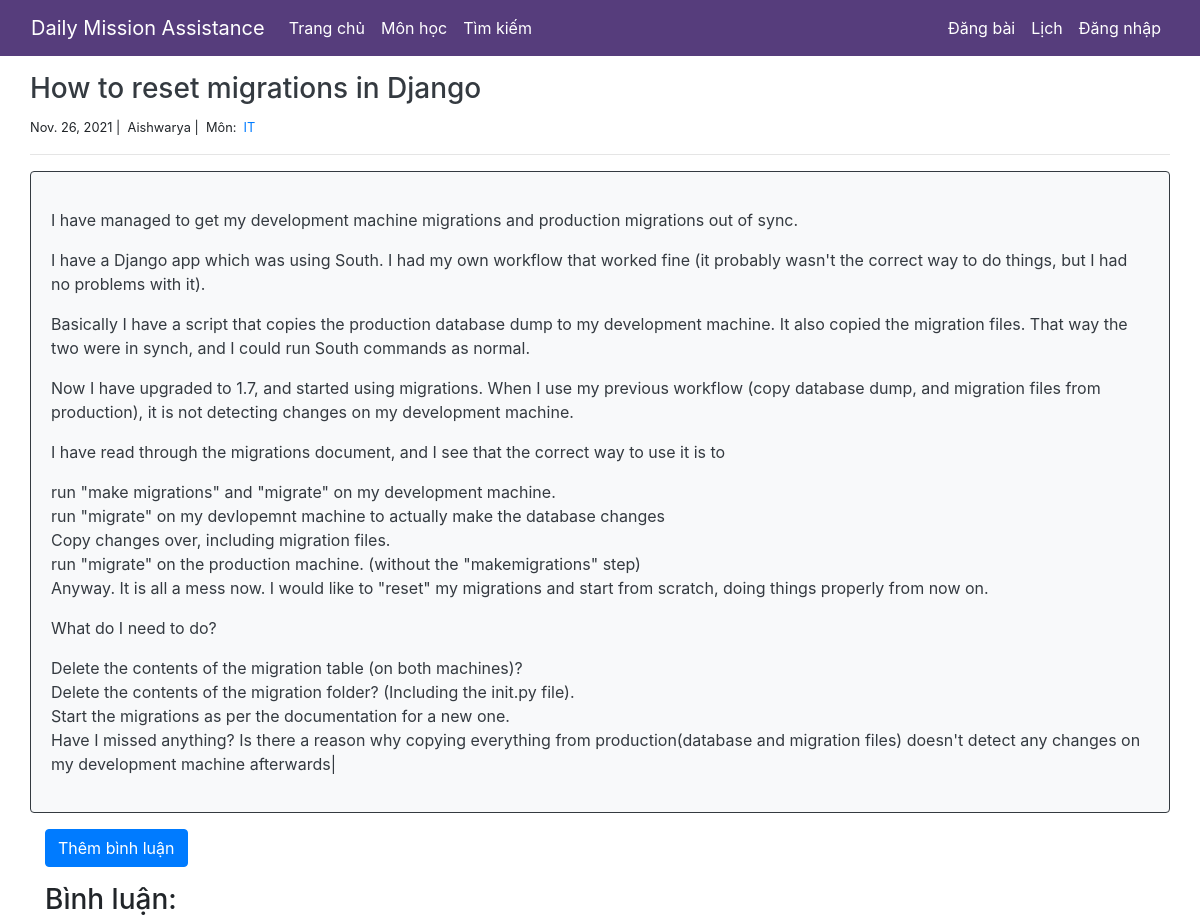
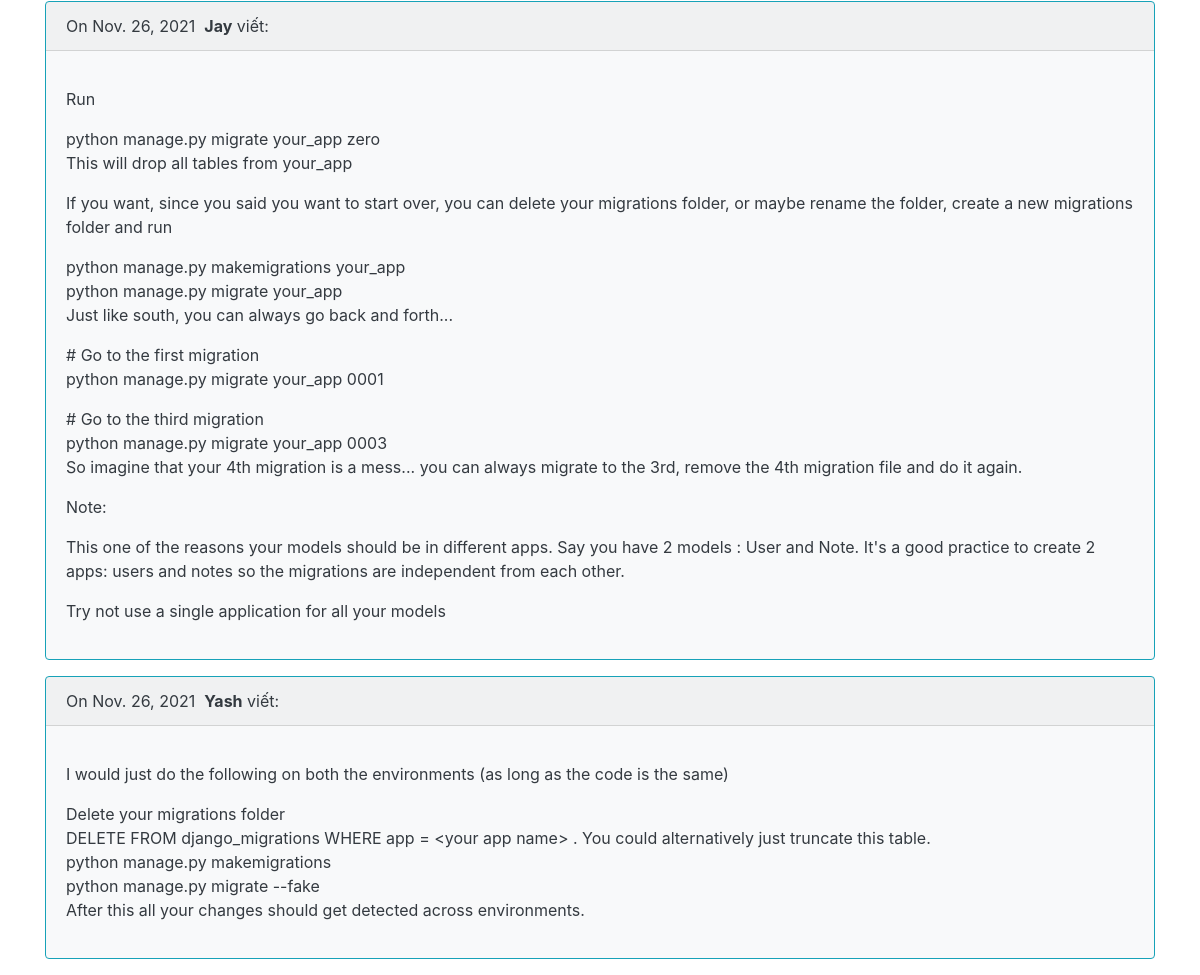
Page /2/ on the committed database (2 pictures, top to bottom).
### DoubtForum/models.py (models this page shows, shortened)
class Doubt(models.Model):
    author = models.ForeignKey(
        settings.AUTH_USER_MODEL,
        on_delete=models.CASCADE
    )
    title = models.CharField(max_length=160)
    body = models.TextField()
    link = models.URLField(max_length=50, null=True, blank=True)
    created_on = models.DateTimeField(auto_now_add=True)
    subject = models.ForeignKey('Subject', on_delete=models.CASCADE)

class Subject(models.Model):
    name = models.CharField(max_length=20)

class Comment(models.Model):
    author = models.ForeignKey(
        settings.AUTH_USER_MODEL,
        on_delete=models.CASCADE
    )
    body = models.TextField()
    created_on = models.DateTimeField(auto_now_add=True)
    doubt = models.ForeignKey('Doubt', on_delete=models.CASCADE)

### DoubtForum/views.py (the view, shortened to what this page needs)
# urls.py: path('<int:pk>/', doubt_complete, name='doubt_complete'),
def doubt_complete(request, pk):
    doubt = Doubt.objects.get(pk=pk)
    form = CommentForm()
    comments = Comment.objects.filter(doubt=doubt).order_by('-created_on')
    context = {
        "doubt": doubt,
        "comments": comments,
        "form": form,
    }
    return render(request, "doubtComplete.html", context)

### templates/doubtComplete.html (shortened to what this page needs)
<!DOCTYPE html>
{% extends "base.html" %}
{% block page_content %}
<div class="col-md-12">
    <h3 class="mt-3"><a href="{% url 'doubt_complete' doubt.pk%}" class="text-dark">{{ doubt.title }}</a></h3>
    <small>
        {{ doubt.created_on.date }} |&nbsp; {{ doubt.author }} |&nbsp;
        Môn:&nbsp;
        <a href="{% url 'tagged_doubts' doubt.subject.name %}">
            {{ doubt.subject.name }}
        </a>&nbsp;
    </small>
    <hr/>
        <div class="card text-dark border-dark bg-light mb-3">
            <div class="card-body">
                <p class="card-text">{{ doubt.body | linebreaks }}</p>
            </div>
        </div>
        <div class="col-md-12">
        <button href="#Bar" class="btn btn-primary" data-toggle="collapse">Thêm bình luận</button>
        <h3 class="display-6 pt-3">Bình luận:</h3>
        {% for comment in comments %}
        <div class="card text-dark border-info bg-light mb-3">
            <div class="card-header"><h7 class="card-title">On {{comment.created_on.date }}&nbsp;
                <b>{{ comment.author }}</b> viết:</h7></div>
            <div class="card-body">
                <p class="card-text">{{ comment.body | linebreaks }}</p>
            </div>
        </div>
    {% endfor %}
</div>
</div>
{% endblock %}

### rows in the picture
Doubt: title "How to reset migrations in Django", created_on "Nov. 26, 2021", author "Aishwarya", subject.name "IT", body "I have managed to get my development machine migrations and production migrations out of sync. I have a Django app which was using South. I had my own workflow that worked fine (it probably wasn't the correct way to do things, but I had no problems with it). Basically I have a script that copies the production database dump to my development machine. It also copied the migration files. That way the two were in synch, and I could run South commands as normal. Now I have upgraded to 1.7, and started using migrations. When I use my previous workflow (copy database dump, and migration files from production), it is not detecting changes on my development machine. I have read through the…"
Comment: created_on "Nov. 26, 2021", author "Jay", body "Run python manage.py migrate your_app zero This will drop all tables from your_app If you want, since you said you want to start over, you can delete your migrations folder, or maybe rename the folder, create a new migrations folder and run python manage.py makemigrations your_app python manage.py migrate your_app Just like south, you can always go back and forth... # Go to the first migration python manage.py migrate your_app 0001 # Go to the third migration python manage.py migrate your_app 0003 So imagine that your 4th migration is a mess... you can always migrate to the 3rd, remove the 4th migration file and do it again. Note: This one of the reasons your models should be in different…"
Comment: created_on "Nov. 26, 2021", author "Yash", body "I would just do the following on both the environments (as long as the code is the same) Delete your migrations folder DELETE FROM django_migrations WHERE app = <your app name> . You could alternatively just truncate this table. python manage.py makemigrations python manage.py migrate --fake After this all your changes should get detected across environments."
